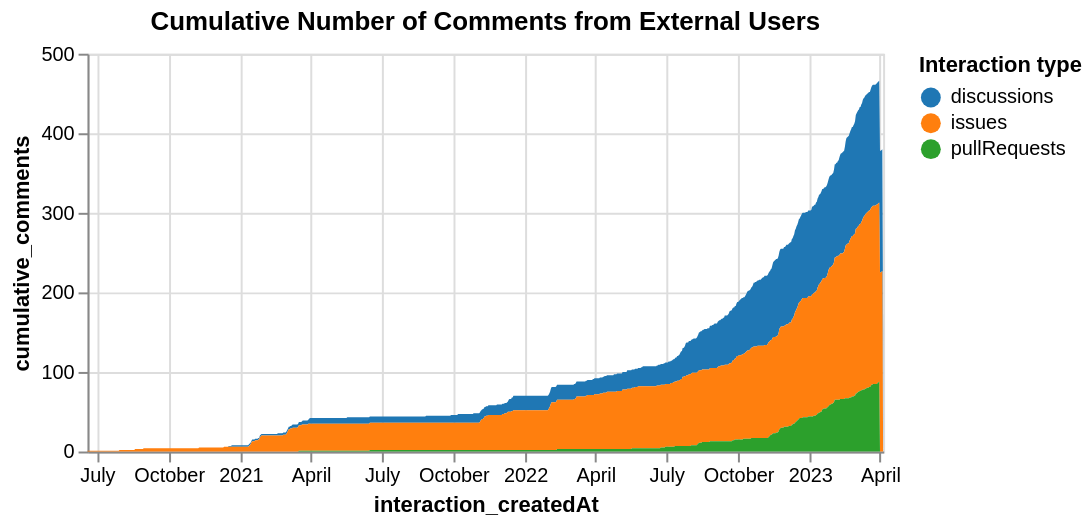

Describe this chart as a Vega-Lite specification.
### Vega-Lite specification from a JSON file in a GitHub repository (floating-point values rounded to 4 significant figures; data arrays with more than 128 entries replaced by an {"elided": "..."} marker saying what was removed)
{"config": {"view": {"continuousWidth": 400, "continuousHeight": 300}}, "data": {"name": "data-5d899dbd7644e210afd7e78c80adf154"}, "mark": "area", "encoding": {"color": {"field": "interaction_type", "legend": {"orient": "right"}, "scale": {"scheme": "category10"}, "title": "Interaction type", "type": "nominal"}, "tooltip": [{"field": "interaction_createdAt", "type": "temporal"}, {"field": "cumulative_comments", "type": "quantitative"}], "x": {"field": "interaction_createdAt", "type": "temporal"}, "y": {"field": "cumulative_comments", "type": "quantitative"}}, "height": 200, "title": "Cumulative Number of Comments from External Users", "$schema": "https://vega.github.io/schema/vega-lite/v4.17.0.json", "datasets": {"data-5d899dbd7644e210afd7e78c80adf154": {"elided": "2605 records"}}}
